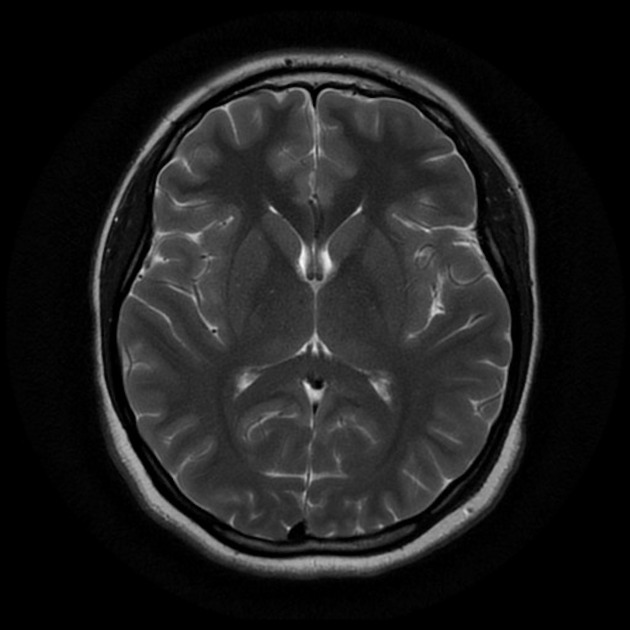
#> input picture sample_data/brain/no 94.jpg, 630 x 630 px
$ python -i segmentation.py   (imports and definitions only)
#> lines starting #> are read from the running program, lines starting #| are printed output that depends on the picture; after the words box and inside, x2 and y2 are one past the last pixel; in counts of white or black regions, pixels touching at a corner belong together
#> further down, picture is the input picture: shape (630, 630, 3); min 0, max 248, mean 29.7
import cv2
import numpy as np

def threshold_segment(img_bgr: np.ndarray, method: str = "otsu") -> np.ndarray:
    gray = cv2.cvtColor(img_bgr, cv2.COLOR_BGR2GRAY)
    blur = cv2.GaussianBlur(gray, (5,5), 0)

    if method == "binary":
        _, th = cv2.threshold(blur, 127, 255, cv2.THRESH_BINARY)
    else:
        _, th = cv2.threshold(blur, 0, 255, cv2.THRESH_BINARY + cv2.THRESH_OTSU)

    out = cv2.cvtColor(th, cv2.COLOR_GRAY2BGR)
    return out

def kmeans_color_segmentation(img_bgr: np.ndarray, k: int = 3) -> np.ndarray:
    Z = img_bgr.reshape((-1,3)).astype(np.float32)
    criteria = (cv2.TERM_CRITERIA_EPS + cv2.TERM_CRITERIA_MAX_ITER, 20, 1.0)
    _, labels, centers = cv2.kmeans(Z, k, None, criteria, 10, cv2.KMEANS_RANDOM_CENTERS)
    centers = np.uint8(centers)
    segmented = centers[labels.flatten()].reshape(img_bgr.shape)
    return segmented

def watershed_segment(img_bgr: np.ndarray) -> np.ndarray:
    img = img_bgr.copy()
    gray = cv2.cvtColor(img, cv2.COLOR_BGR2GRAY)
    blur = cv2.GaussianBlur(gray, (5,5), 0)

    _, th = cv2.threshold(blur, 0, 255, cv2.THRESH_BINARY_INV + cv2.THRESH_OTSU)
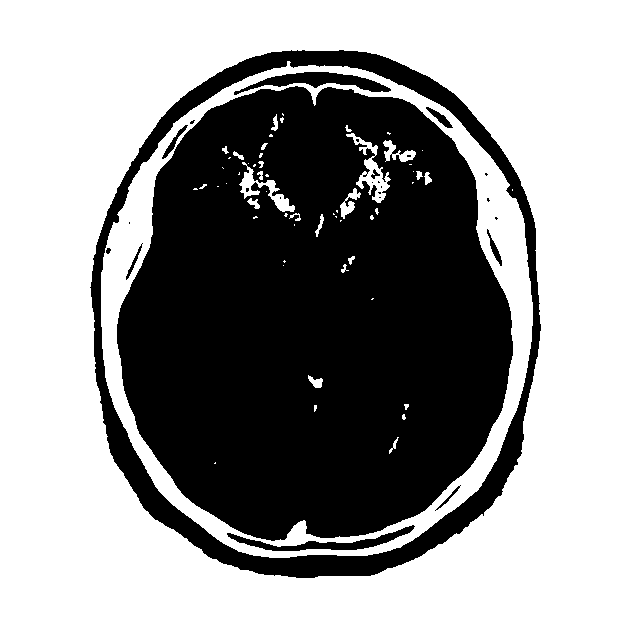
#> th: shape (630, 630); 58.7% white; 25 black regions (14 under 20 px), largest, box (x1, y1, x2, y2) and area: (117, 86, 513, 541) 137819, (90, 50, 541, 578) 22598, (234, 72, 391, 95) 1411

    kernel = np.ones((3,3), np.uint8)
    opening = cv2.morphologyEx(th, cv2.MORPH_OPEN, kernel, iterations=2)
#> opening: shape (630, 630); 57.9% white; 9 black regions (4 under 20 px), largest, box (x1, y1, x2, y2) and area: (117, 72, 513, 551) 143847, (90, 50, 541, 578) 22705, (487, 229, 502, 266) 151, (126, 243, 143, 280) 108, (435, 485, 461, 511) 78

    sure_bg = cv2.dilate(opening, kernel, iterations=3)
#> sure_bg: shape (630, 630); 63.2% white; 19 black regions (13 under 20 px), largest, box (x1, y1, x2, y2) and area: (120, 75, 510, 547) 134716, (94, 173, 524, 575) 7174, (139, 53, 534, 278) 3959, (533, 313, 538, 356) 56, (356, 542, 374, 546) 26, (334, 546, 354, 547) 20
    dist = cv2.distanceTransform(opening, cv2.DIST_L2, 5)
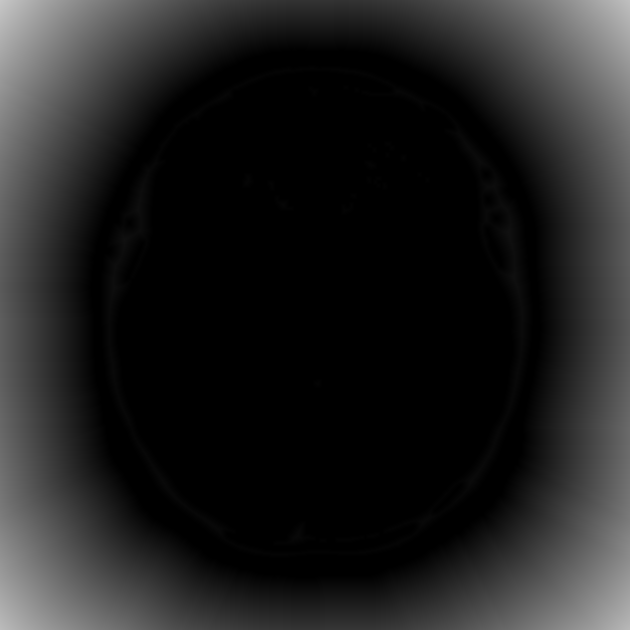
#> dist: shape (630, 630) float32; min 0, max 198.9, mean 33.2
    _, sure_fg = cv2.threshold(dist, 0.4 * dist.max(), 255, 0)
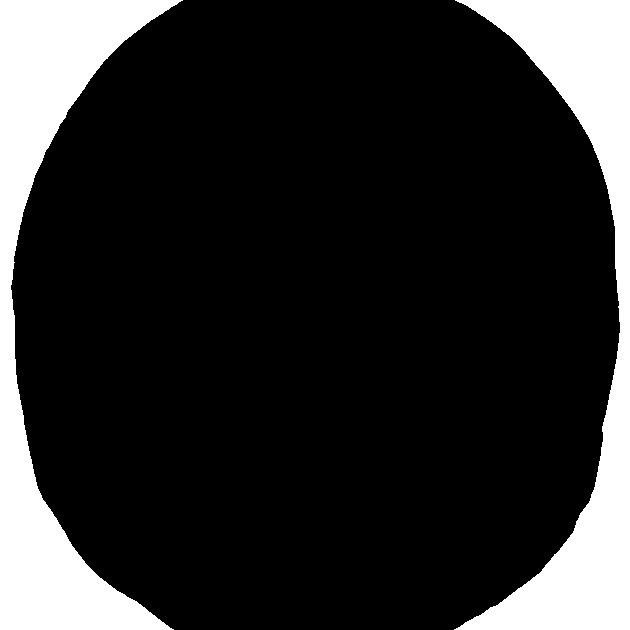
#> sure_fg: shape (630, 630) float32; 17.3% white; 2 white regions, box (x1, y1, x2, y2) and area: (0, 0, 183, 630) 35846, (454, 0, 630, 630) 32873
    sure_fg = np.uint8(sure_fg)
    unknown = cv2.subtract(sure_bg, sure_fg)
#> unknown: shape (630, 630); 45.9% white; 10 white regions, largest, box (x1, y1, x2, y2) and area: (11, 0, 620, 630) 178540, (361, 157, 391, 193) 730, (264, 177, 297, 214) 668

    _, markers = cv2.connectedComponents(sure_fg)
#> markers: shape (630, 630) int32; 3 distinct labels, from 0 to 2
    markers = markers + 1
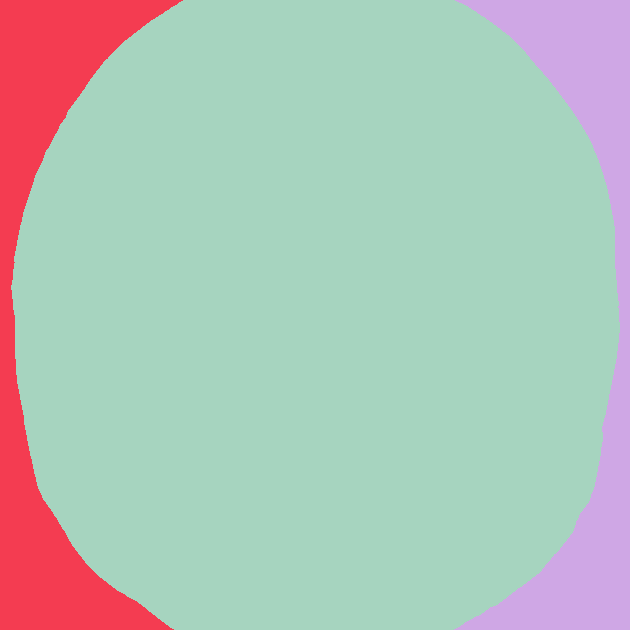
#> markers: shape (630, 630) int32; 3 distinct labels, from 1 to 3; one colour per label, 0 black
    markers[unknown == 255] = 0
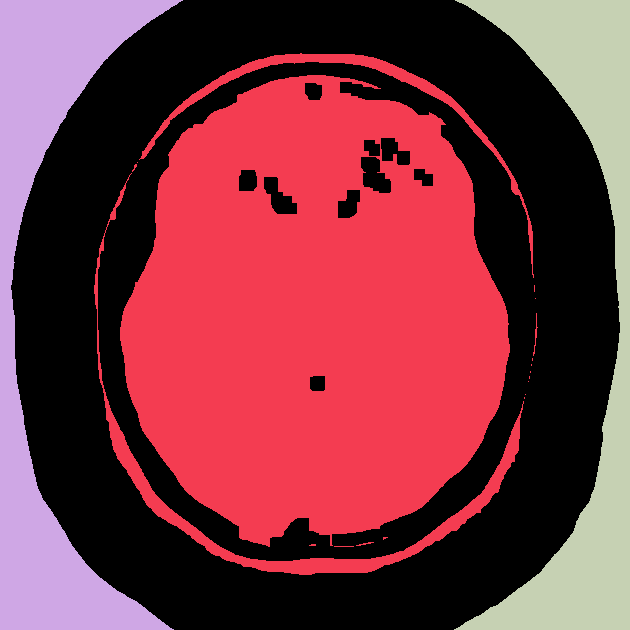
#> markers: shape (630, 630) int32; 4 distinct labels, from 0 to 3; one colour per label, 0 black

    markers = cv2.watershed(img, markers)
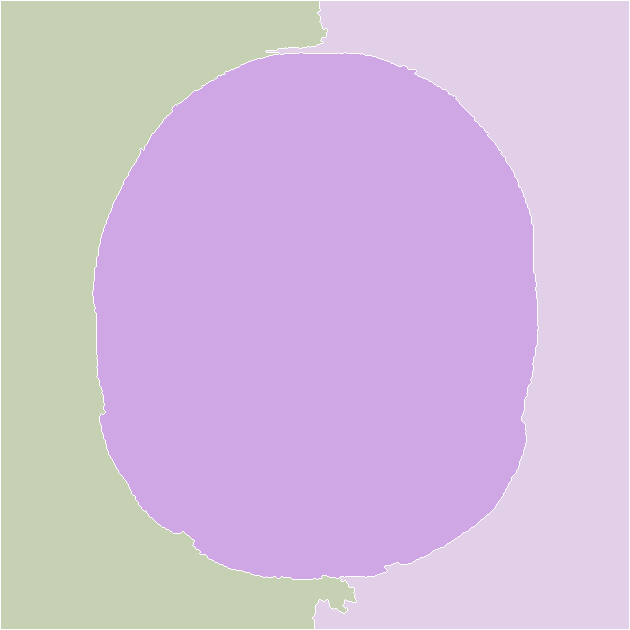
#> markers: shape (630, 630) int32; 4 distinct labels, from -1 to 3; one colour per label, 0 black, -1 white
    img[markers == -1] = [0, 0, 255]
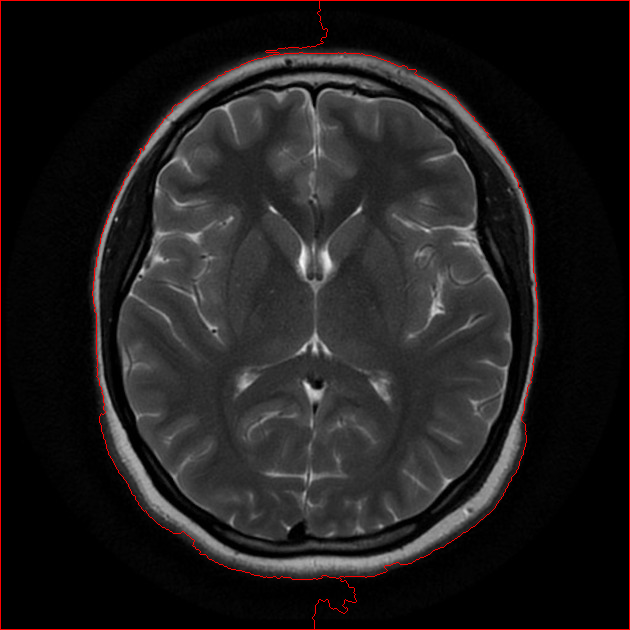
#> img: shape (630, 630, 3); 1.07% of pixels changed, all inside (x1, y1, x2, y2) = (0, 0, 630, 630)
    return img

>>> import cv2
>>> picture = cv2.imread('../../../sample_data/brain/no 94.jpg')
>>> result = watershed_segment(picture)
